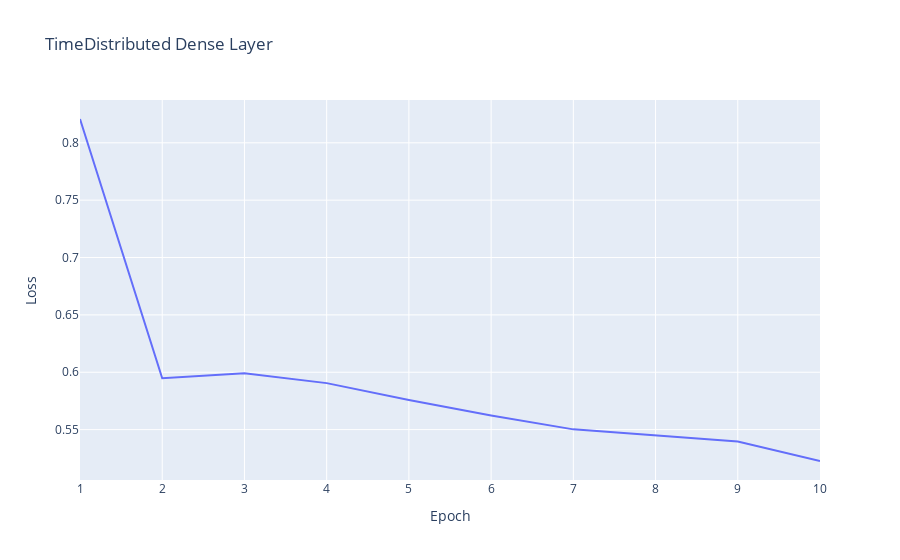

Notebook cell for this chart:
### Code cell
import plotly.express as px

fig = px.line(x=list(range(1,11)), y=test.history.history["loss"], title='TimeDistributed Dense Layer')
fig.update_xaxes(title='Epoch')
fig.update_yaxes(title='Loss')

### Figure 1 — Plotly figure (JSON) as saved in the notebook; plotly's stock layout.template omitted (floating-point values rounded to 4 significant figures)
{"data": [{"hovertemplate": "x=%{x}<br>y=%{y}<extra></extra>", "legendgroup": "", "line": {"color": "#636efa", "dash": "solid"}, "marker": {"symbol": "circle"}, "mode": "lines", "name": "", "orientation": "v", "showlegend": false, "type": "scatter", "x": [1, 2, 3, 4, 5, 6, 7, 8, 9, 10], "xaxis": "x", "y": [0.8207, 0.5947, 0.5992, 0.5905, 0.5758, 0.5622, 0.5502, 0.5448, 0.5396, 0.5226], "yaxis": "y"}], "layout": {"legend": {"tracegroupgap": 0}, "title": {"text": "TimeDistributed Dense Layer"}, "xaxis": {"anchor": "y", "domain": [0, 1], "title": {"text": "Epoch"}}, "yaxis": {"anchor": "x", "domain": [0, 1], "title": {"text": "Loss"}}}}
